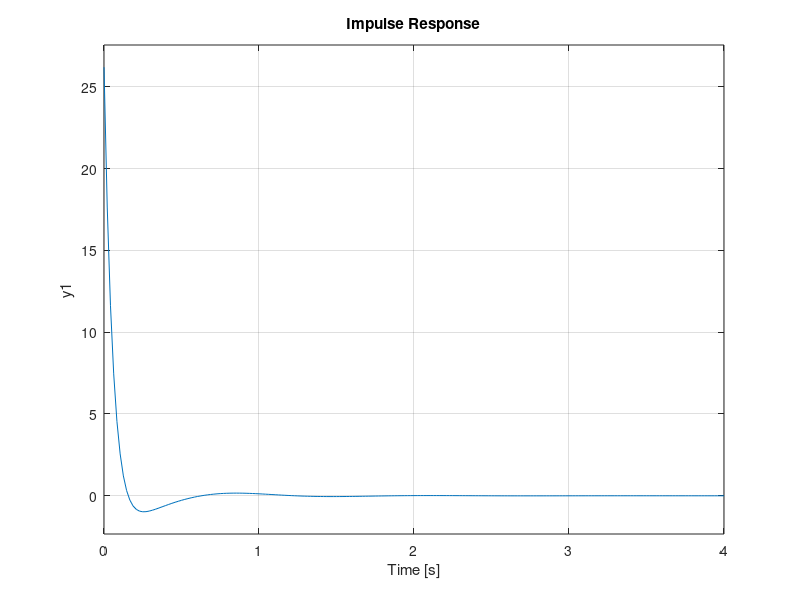

Source code (MATLAB):
clear all
close all
clc
b=1.595;
a=1.430;
uc=20;
cr=96000;
cf=80000;
i=4132;
m=2325;
k1=0.2943;
k2=0.5803;
k3=11.1133;
k4=1.7986;
A=[(-cf-cr)/(uc*m)-cf*k1/m (b*cr-a*cf)/(uc*m)-uc-cf*k2/m -k3*cf/m -k4*cf/m;(b*cr-a*cf)/(uc*i)-a*cf*k1/i (b*b*cr-a*a*cf)/(uc*i)-a*cf*k2/i -a*cf*k3/i -a*cf*k4/i;0 1 0 0;1 0 uc 0];
B=[k4*cf/m;a*cf*k4/i;0;0];
C=[k1/k4 k2/k4 k3/k4 1];
D=1/k4;
ss(A,B,C,D);
plant_cly=tf(ss(A,B,C,D));
impulse(plant_cly);